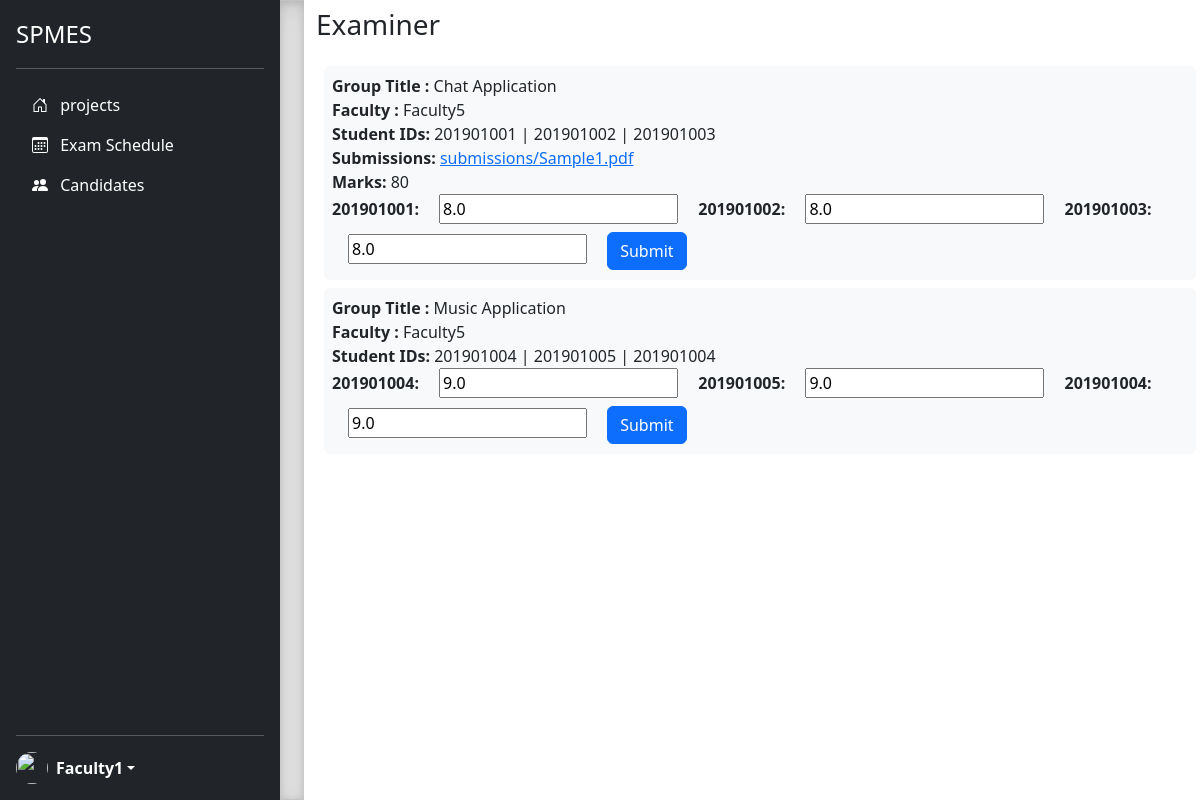
The app's page /faculty/exam/1 (signed in) with its own data.
### accounts/models.py (models this page shows, shortened)
class user(AbstractUser):
    is_student = models.BooleanField(default=False)
    is_faculty = models.BooleanField(default=False)
    is_admin = models.BooleanField(default=False)

class faculty(models.Model):
    user = models.OneToOneField(user,on_delete=models.CASCADE,primary_key=True)
    name = models.CharField(max_length=100)
    is_exminer = models.BooleanField(default=False)
    is_program_cordinator = models.BooleanField(default=False)

class grp(models.Model):
    sub_project_id = models.ForeignKey(sub_project,on_delete=models.CASCADE)
    student_id = models.CharField(max_length=100)
    group_title = models.CharField(max_length=250)
    def __str__(self):
        return self.group_title

class submission(models.Model):
    assignment_id = models.ForeignKey(assignment,on_delete=models.CASCADE)
    group_id = models.IntegerField()
    marks = models.IntegerField()
    sub_pdf_name = models.FileField(upload_to="submissions/")
    time_stamp = models.DateTimeField(auto_now=True)
    def __str__(self):
        return str(self.sub_pdf_name.name)

class grp_map(models.Model):
    proj_id = models.IntegerField()
    sub_proj_id = models.IntegerField()
    group_id = models.IntegerField()
    sid = models.CharField(max_length=100)
    marks = models.FloatField(default=0)
    final_marks = models.FloatField(default=0)

### accounts/faculty/faculty_view.py (the view)
# urls.py: path("faculty/exam/<int:p_id>",faculty_view.exam,name="exam"),
def exam(request, p_id):
     fac_obj = request.user.faculty
     committee_obj = fac_obj.in_committee.all()
     for it in committee_obj:
          if it.for_project == project.objects.get(id = p_id):
               obj = it
               break
     schedule_list = obj.schedule_set.all()
     print(schedule_list)
     exam_list = []
     for obj in schedule_list:
          subm_obj = submission.objects.filter(group_id = obj.group_id.id)
          sid_list = obj.group_id.student_id.split(' | ')
          marks=[]
          for stud in sid_list:
               markm=grp_map.objects.filter(proj_id=p_id).get(sid=int(stud))
               marks.append({'name': stud ,'mark': markm.marks})
          exam_list.append({'group_title':obj.group_id.group_title, 'faculty':obj.group_id.sub_project_id.related_faculty.name, 'sid':obj.group_id.student_id, 'submissions' : subm_obj,'marks':marks})
     print(exam_list)
     return render(request,"faculty/exam.html",{'exam_list':exam_list, 'p_id':p_id})

### accounts/models.py (called while the page is built)
    def __str__(self):
        return str(self.group_id)

### templates/faculty/exam.html (shortened to what this page needs)
<!DOCTYPE html>
<html lang="en">
<head>
    <link href="https://getbootstrap.com/docs/5.2/dist/css/bootstrap.min.css" rel="stylesheet"
>
</head>
<body>
    <main class="d-flex flex-nowrap">
        <div class="d-flex flex-column flex-shrink-0 p-3 text-white bg-dark" style="width: 280px;">
            <a href="{% url 'faculty' %}" class="d-flex align-items-center mb-3 mb-md-0 me-md-auto text-white text-decoration-none">
                <span class="fs-4">SPMES</span>
            </a>
            <hr>
            <ul class="nav nav-pills flex-column mb-auto">
               <li class="nav-item">
                    <a href="{% url 'faculty_project' p_id%}" class="nav-link text-white" aria-current="page">
                        <svg class="bi pe-none me-2" width="16" height="16">
                            <use xlink:href="#home" />
                        </svg>
                        projects
                    </a>
                </li>
               <li class="nav-item">
                    <a href="{% url 'exam_schedule' p_id%}" class="nav-link text-white" aria-current="page">
                        <svg class="bi pe-none me-2" width="16" height="16">
                            <use xlink:href="#calendar3" />
                        </svg>
                        Exam Schedule
                    </a>
                </li>
               <li class="nav-item">
                    <a href="" class="nav-link text-white" aria-current="page">
                        <svg class="bi pe-none me-2" width="16" height="16">
                            <use xlink:href="#users-fill" />
                        </svg>
                        Candidates
                    </a>
                </li>
            </ul>
            <hr>
            <div class="dropdown">
              <a href="#" class="d-flex align-items-center text-white text-decoration-none dropdown-toggle" id="dropdownUser1" data-bs-toggle="dropdown" aria-expanded="false">
                  <img src="https://github.com/mdo.png" alt="" width="32" height="32" class="rounded-circle me-2">
                  <strong>{% if user.is_authenticated %} {{user.faculty.name}} {% endif %}</strong>
              </a>
          </div>
        </div>
        <div class="b-example-divider b-example-vr"></div>
        <div class="container d-flex flex-column">
            <div class="mt-2">
            <h3> Examiner </h3>
            </div>
            <div class="my-2">
                {% for it in exam_list %}
                    <div class="container p-2 m-2 bg-light rounded text-dark">
                        <b>Group Title : </b> {{it.group_title}}<br>
                        <b>Faculty : </b>{{it.faculty}} <br>
                        <b>Student IDs: </B>{{it.sid}} <br>
                        {% for sub in it.submissions %}
                            <b>Submissions:</b> <a href = "{{MEDIA_URL}}{{sub.sub_pdf_name}}">{{sub.sub_pdf_name}}</a>  <br>
                            <b>Marks:</b> {{sub.marks}} <br>
                        {% endfor %}
                        <form action="{% url 'assign_marks' p_id%}" method = "post">
                            {% for sid in it.marks %}
                                <b> {{sid.name}}: </b><input type="number" class="form-group mx-sm-3 mb-2" name="{{sid.name}}" id="{{sid.name}}" value="{{sid.mark}}" required = true>
                            {% endfor %}
                            <button type = "submit" class="btn btn-primary btn-block fa-lg gradient-custom-2" > Submit </button>
                        </form>
                    </div>
                {% endfor %}
            </div>
        </div>
    </main>
</body>
</html>

### templates/faculty/exam.html (style rules this page uses)
.b-example-divider { height: 3rem; background-color: rgba(0, 0, 0, .1); border: solid rgba(0, 0, 0, .15); border-width: 1px 0; box-shadow: inset 0 .5em 1.5em rgba(0, 0, 0, .1), inset 0 .125em .5em rgba(0, 0, 0, .15); }
.b-example-vr { flex-shrink: 0; width: 1.5rem; height: 100vh; }
.bi { vertical-align: -.125em; fill: currentColor; }

### records on screen
user: faculty.name "Faculty1"
grp: group_title "Chat Application", sid "201901001 | 201901002 | 201901003"
faculty: faculty "Faculty5" "Faculty5"
submission: sub_pdf_name "submissions/Sample1.pdf", marks "80"
grp_map: mark "8.0"
grp_map: mark "8.0"
grp_map: mark "8.0"
grp: group_title "Music Application", sid "201901004 | 201901005 | 201901004"
grp_map: mark "9.0" "9.0"
grp_map: mark "9.0"

### other values on screen
{{ sid.name }} "201901001" "201901002" "201901003" "201901004" "201901005" "201901004"
